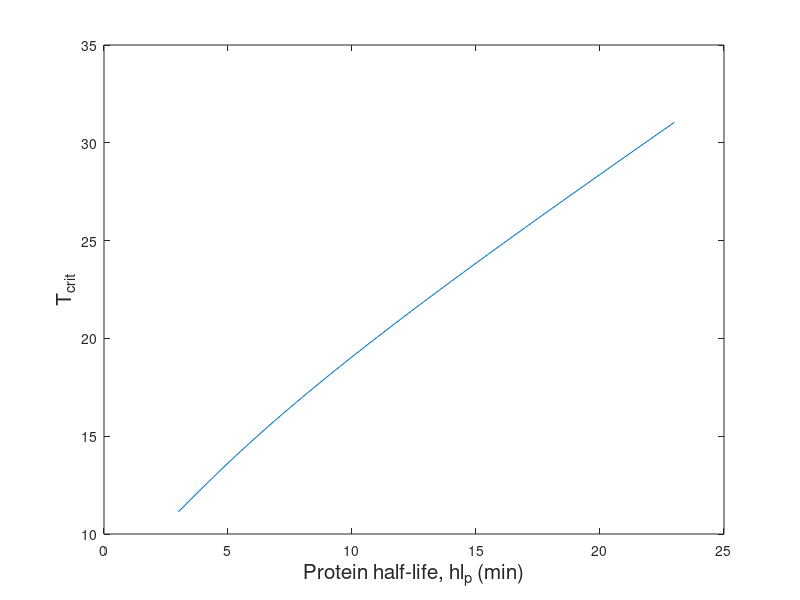

This chart was generated by the following MATLAB code: (Note: this script raises an error after producing the figure.)
%% ANALYTICAL RESULTS: PLOT TCRIT AGAINST PROTEIN HALF-LIFE 

% start by clearing workspace and command terminal
clear
clc

% Model specific parameters
p_crit_XL = 161;
p_crit_AM = 420;

initial_hl_m = 3;

Texp_amex_BM = 11.97;
Texp_amex_fBM = 26.27;
%%

% Global parameters (some based on model specific parameters defined above)

k = 33;
a = 4.5;
hl_p = 3:0.5:23; % Fixed range of protein half-life

hl_m = Texp_amex_fBM/4; % mRNA half-life (model specific, adjust as needed)
p_crit = p_crit_AM; % pcrit (model specific, adjust as needed) 

c = log(2)/hl_m; % degradation of mRNA
blist = log(2)./hl_p; % degradation of protein

y_o = p_crit/(k*a);

%% 

%Steady state y* (y_s below)

Nos = length(blist);
for i=1:Nos
    b=blist(i);
first_term = -((3*2^(1/3)*y_o^2)/ ...
    ((((27*y_o^2)/(b*c)) + ...
    3*sqrt(((81*y_o^4)/(b^2*c^2)) + 12*y_o^6))^(1/3)));

second_term = ((((27*y_o^2)/(b*c)) + ...
    3*sqrt(((81*y_o^4)/(b^2*c^2)) + 12*y_o^6))^(1/3))/(2^(1/3));

y_s = (1/3)*(first_term + second_term);

beta = (y_s/y_o)^2;

K = (2*beta)/(y_s*(1+beta)^2);
if K > b*c

    w = sqrt((-(c^2 + b^2) + sqrt((c^2 + b^2)^2 + 4*K^2 - 4*b^2*c^2))/2);

    T_crit(i) = (1/w)*asin((w*(c+b))/K);
end

end

%% 

% Plot results

plot(hl_p, T_crit)
xlabel("Protein half-life, hl_p (min)",'FontSize',15)
ylabel("T_{crit}",'FontSize',15)
title("T_{crit} across increasing protein stability","{\it A. mexicanum}, h_m = 1/4 T_{exp} (fBM)", 'FontSize',18)
xlim([hl_p(1) hl_p(end)])
ax = gca;
ax.FontSize = 15;